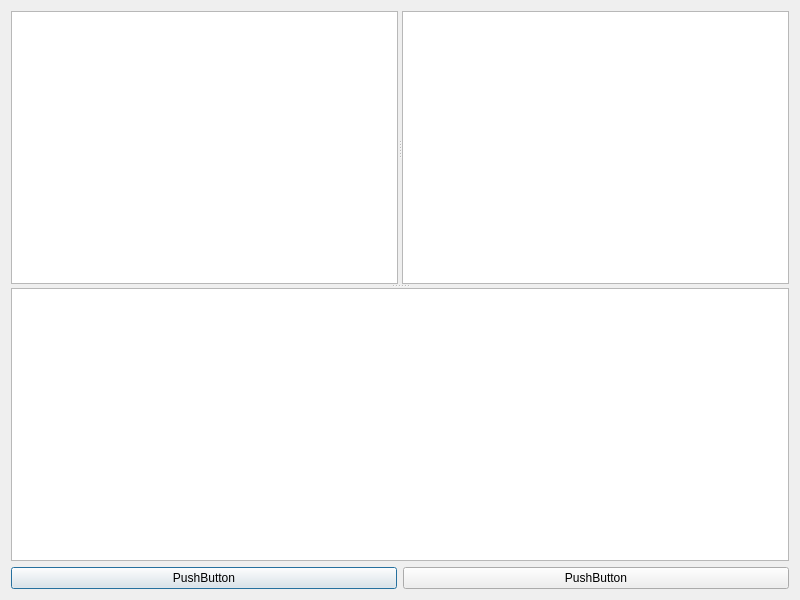
<?xml version="1.0" encoding="UTF-8"?>
<ui version="4.0">
 <class>Dialog</class>
 <widget class="QDialog" name="Dialog">
  <property name="geometry">
   <rect>
    <x>0</x>
    <y>0</y>
    <width>800</width>
    <height>600</height>
   </rect>
  </property>
  <property name="windowTitle">
   <string>Dialog</string>
  </property>
  <layout class="QVBoxLayout" name="verticalLayout">
   <item>
    <widget class="QSplitter" name="splitter_2">
     <property name="orientation">
      <enum>Qt::Vertical</enum>
     </property>
     <widget class="QSplitter" name="splitter">
      <property name="orientation">
       <enum>Qt::Horizontal</enum>
      </property>
      <widget class="QTextEdit" name="textEdit"/>
      <widget class="QTextEdit" name="textEdit_2"/>
     </widget>
     <widget class="QTextEdit" name="textEdit_3"/>
    </widget>
   </item>
   <item>
    <layout class="QHBoxLayout" name="horizontalLayout">
     <item>
      <widget class="QPushButton" name="pushButton">
       <property name="text">
        <string>PushButton</string>
       </property>
      </widget>
     </item>
     <item>
      <widget class="QPushButton" name="pushButton_2">
       <property name="text">
        <string>PushButton</string>
       </property>
      </widget>
     </item>
    </layout>
   </item>
  </layout>
 </widget>
 <resources/>
 <connections/>
</ui>
